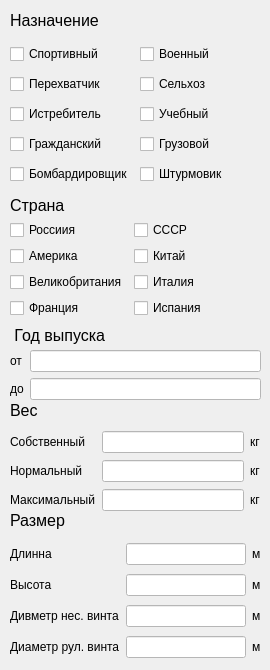
      <widget class="QWidget" name="page_3">
       <widget class="QLabel" name="H_naz">
        <property name="geometry">
         <rect>
          <x>10</x>
          <y>10</y>
          <width>181</width>
          <height>21</height>
         </rect>
        </property>
        <property name="font">
         <font>
          <pointsize>12</pointsize>
         </font>
        </property>
        <property name="text">
         <string>Назначение</string>
        </property>
       </widget>
       <widget class="QLabel" name="H_country">
        <property name="geometry">
         <rect>
          <x>10</x>
          <y>195</y>
          <width>181</width>
          <height>21</height>
         </rect>
        </property>
        <property name="font">
         <font>
          <pointsize>12</pointsize>
         </font>
        </property>
        <property name="text">
         <string>Страна</string>
        </property>
       </widget>
       <widget class="QWidget" name="formLayoutWidget_9">
        <property name="geometry">
         <rect>
          <x>10</x>
          <y>220</y>
          <width>251</width>
          <height>103</height>
         </rect>
        </property>
        <layout class="QFormLayout" name="formLayout_country_H">
         <item row="0" column="0">
          <widget class="QCheckBox" name="H_co_cb_Rus">
           <property name="text">
            <string>Россиия</string>
           </property>
          </widget>
         </item>
         <item row="0" column="1">
          <widget class="QCheckBox" name="H_coun_cb_USSR">
           <property name="text">
            <string>СССР</string>
           </property>
          </widget>
         </item>
         <item row="1" column="0">
          <widget class="QCheckBox" name="H_coun_cb_Amer">
           <property name="text">
            <string>Америка</string>
           </property>
          </widget>
         </item>
         <item row="1" column="1">
          <widget class="QCheckBox" name="H_coun_cb_Chinazes">
           <property name="text">
            <string>Китай</string>
           </property>
          </widget>
         </item>
         <item row="2" column="0">
          <widget class="QCheckBox" name="H_coun_cb_GBrit">
           <property name="text">
            <string>Великобритания</string>
           </property>
          </widget>
         </item>
         <item row="2" column="1">
          <widget class="QCheckBox" name="H_coun_cb_Itali">
           <property name="text">
            <string>Италия</string>
           </property>
          </widget>
         </item>
         <item row="3" column="0">
          <widget class="QCheckBox" name="h_coun_cb_Fran">
           <property name="text">
            <string>Франция</string>
           </property>
          </widget>
         </item>
         <item row="3" column="1">
          <widget class="QCheckBox" name="H_coun_cb_Spain">
           <property name="text">
            <string>Испания</string>
           </property>
          </widget>
         </item>
        </layout>
       </widget>
       <widget class="QLabel" name="H_year">
        <property name="geometry">
         <rect>
          <x>10</x>
          <y>325</y>
          <width>201</width>
          <height>21</height>
         </rect>
        </property>
        <property name="font">
         <font>
          <pointsize>12</pointsize>
         </font>
        </property>
        <property name="text">
         <string> Год выпуска</string>
        </property>
       </widget>
       <widget class="QLabel" name="H_weight">
        <property name="geometry">
         <rect>
          <x>10</x>
          <y>400</y>
          <width>181</width>
          <height>21</height>
         </rect>
        </property>
        <property name="font">
         <font>
          <pointsize>12</pointsize>
         </font>
        </property>
        <property name="text">
         <string>Вес</string>
        </property>
       </widget>
       <widget class="QLabel" name="H_size">
        <property name="geometry">
         <rect>
          <x>10</x>
          <y>510</y>
          <width>181</width>
          <height>21</height>
         </rect>
        </property>
        <property name="font">
         <font>
          <pointsize>12</pointsize>
         </font>
        </property>
        <property name="text">
         <string>Размер</string>
        </property>
       </widget>
       <widget class="QWidget" name="formLayoutWidget_4">
        <property name="geometry">
         <rect>
          <x>10</x>
          <y>350</y>
          <width>251</width>
          <height>53</height>
         </rect>
        </property>
        <layout class="QFormLayout" name="formLayout_year_H">
         <item row="0" column="0">
          <widget class="QLabel" name="H_year_lb_ot">
           <property name="text">
            <string>от</string>
           </property>
          </widget>
         </item>
         <item row="0" column="1">
          <widget class="QLineEdit" name="H_year_line_ot">
           <property name="styleSheet">
            <string notr="true">background-color: rgb(255, 255, 255);</string>
           </property>
          </widget>
         </item>
         <item row="1" column="0">
          <widget class="QLabel" name="H_year_lb_do">
           <property name="text">
            <string>до</string>
           </property>
          </widget>
         </item>
         <item row="1" column="1">
          <widget class="QLineEdit" name="H_year_line_do">
           <property name="styleSheet">
            <string notr="true">background-color: rgb(255, 255, 255);</string>
           </property>
          </widget>
         </item>
        </layout>
       </widget>
       <widget class="QWidget" name="gridLayoutWidget_11">
        <property name="geometry">
         <rect>
          <x>10</x>
          <y>540</y>
          <width>251</width>
          <height>121</height>
         </rect>
        </property>
        <layout class="QGridLayout" name="gridLayout_size_H">
         <item row="3" column="2">
          <widget class="QLabel" name="H_size_lb_Drul_m">
           <property name="text">
            <string>м</string>
           </property>
          </widget>
         </item>
         <item row="2" column="0">
          <widget class="QLabel" name="H_size_lb_Dnes">
           <property name="text">
            <string>Дивметр нес. винта</string>
           </property>
          </widget>
         </item>
         <item row="3" column="0">
          <widget class="QLabel" name="H_size_lb_Drul">
           <property name="text">
            <string>Диаметр рул. винта</string>
           </property>
          </widget>
         </item>
         <item row="0" column="0">
          <widget class="QLabel" name="H_size_lb_lomg">
           <property name="text">
            <string>Длинна</string>
           </property>
          </widget>
         </item>
         <item row="3" column="1">
          <widget class="QLineEdit" name="H_size_line_Drul">
           <property name="styleSheet">
            <string notr="true">background-color: rgb(255, 255, 255);</string>
           </property>
          </widget>
         </item>
         <item row="1" column="1">
          <widget class="QLineEdit" name="H_size_line_high">
           <property name="styleSheet">
            <string notr="true">background-color: rgb(255, 255, 255);</string>
           </property>
          </widget>
         </item>
         <item row="2" column="1">
          <widget class="QLineEdit" name="H_size_line_Dnes">
           <property name="styleSheet">
            <string notr="true">background-color: rgb(255, 255, 255);</string>
           </property>
          </widget>
         </item>
         <item row="1" column="2">
          <widget class="QLabel" name="H_size_lb_high_m">
           <property name="text">
            <string>м</string>
           </property>
          </widget>
         </item>
         <item row="0" column="2">
          <widget class="QLabel" name="H_size_lb_long_m">
           <property name="text">
            <string>м</string>
           </property>
          </widget>
         </item>
         <item row="2" column="2">
          <widget class="QLabel" name="H_size_lb_Dnes_m">
           <property name="text">
            <string>м</string>
           </property>
          </widget>
         </item>
         <item row="0" column="1">
          <widget class="QLineEdit" name="H_size_line_long">
           <property name="styleSheet">
            <string notr="true">background-color: rgb(255, 255, 255);</string>
           </property>
          </widget>
         </item>
         <item row="1" column="0">
          <widget class="QLabel" name="H_size_lb_high">
           <property name="text">
            <string>Высота</string>
           </property>
          </widget>
         </item>
        </layout>
       </widget>
       <widget class="QWidget" name="gridLayoutWidget_12">
        <property name="geometry">
         <rect>
          <x>10</x>
          <y>430</y>
          <width>251</width>
          <height>82</height>
         </rect>
        </property>
        <layout class="QGridLayout" name="gridLayout_weight_H">
         <item row="1" column="2">
          <widget class="QLabel" name="H_wei_lb_norm_kg">
           <property name="text">
            <string>кг</string>
           </property>
          </widget>
         </item>
         <item row="0" column="2">
          <widget class="QLabel" name="H_wei_lb_sob_kg">
           <property name="text">
            <string>кг</string>
           </property>
          </widget>
         </item>
         <item row="2" column="2">
          <widget class="QLabel" name="H_wei_lb_max_kg">
           <property name="text">
            <string>кг</string>
           </property>
          </widget>
         </item>
         <item row="0" column="1">
          <widget class="QLineEdit" name="H_wei_line_sob">
           <property name="styleSheet">
            <string notr="true">background-color: rgb(255, 255, 255);</string>
           </property>
          </widget>
         </item>
         <item row="1" column="0">
          <widget class="QLabel" name="H_wei_lb_norm">
           <property name="text">
            <string>Нормальный</string>
           </property>
          </widget>
         </item>
         <item row="0" column="0">
          <widget class="QLabel" name="H_wei_lb_sob">
           <property name="text">
            <string>Собственный</string>
           </property>
          </widget>
         </item>
         <item row="2" column="0">
          <widget class="QLabel" name="H_wei_lb_max">
           <property name="text">
            <string>Максимальный</string>
           </property>
          </widget>
         </item>
         <item row="2" column="1">
          <widget class="QLineEdit" name="H_wei_line_max">
           <property name="styleSheet">
            <string notr="true">background-color: rgb(255, 255, 255);</string>
           </property>
          </widget>
         </item>
         <item row="1" column="1">
          <widget class="QLineEdit" name="H_wei_line_norm">
           <property name="styleSheet">
            <string notr="true">background-color: rgb(255, 255, 255);</string>
           </property>
          </widget>
         </item>
        </layout>
       </widget>
       <widget class="QWidget" name="gridLayoutWidget_13">
        <property name="geometry">
         <rect>
          <x>10</x>
          <y>40</y>
          <width>251</width>
          <height>151</height>
         </rect>
        </property>
        <layout class="QGridLayout" name="gridLayout_naz_H">
         <item row="0" column="1">
          <widget class="QCheckBox" name="H_naz_cb_milit">
           <property name="text">
            <string>Военный</string>
           </property>
          </widget>
         </item>
         <item row="2" column="1">
          <widget class="QCheckBox" name="H_naz_cb_tren">
           <property name="text">
            <string>Учебный</string>
           </property>
          </widget>
         </item>
         <item row="3" column="1">
          <widget class="QCheckBox" name="H_na_cb_cargo">
           <property name="text">
            <string>Грузовой</string>
           </property>
          </widget>
         </item>
         <item row="1" column="1">
          <widget class="QCheckBox" name="H_naz_cb_agro">
           <property name="text">
            <string>Сельхоз</string>
           </property>
          </widget>
         </item>
         <item row="0" column="0">
          <widget class="QCheckBox" name="H_naz_cb_sporty">
           <property name="text">
            <string>Спортивный</string>
           </property>
          </widget>
         </item>
         <item row="4" column="0">
          <widget class="QCheckBox" name="H_naz_cb_bomb">
           <property name="text">
            <string>Бомбардировщик</string>
           </property>
          </widget>
         </item>
         <item row="3" column="0">
          <widget class="QCheckBox" name="H_naz_cb_civil">
           <property name="text">
            <string>Гражданский</string>
           </property>
          </widget>
         </item>
         <item row="2" column="0">
          <widget class="QCheckBox" name="H_naz_cb_istreb">
           <property name="text">
            <string>Истребитель</string>
           </property>
          </widget>
         </item>
         <item row="1" column="0">
          <widget class="QCheckBox" name="H_naz_cb_perehv">
           <property name="text">
            <string>Перехватчик</string>
           </property>
          </widget>
         </item>
         <item row="4" column="1">
          <widget class="QCheckBox" name="H_naz_cb_shturm">
           <property name="text">
            <string>Штурмовик</string>
           </property>
          </widget>
         </item>
        </layout>
       </widget>
      </widget>
